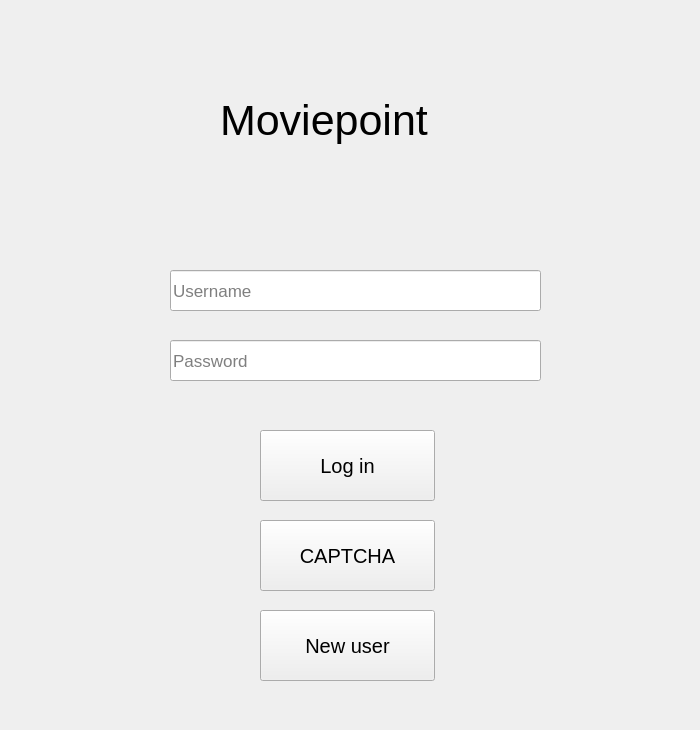
<?xml version="1.0" encoding="UTF-8"?>
<ui version="4.0">
 <class>Log_in_page</class>
 <widget class="QWidget" name="Log_in_page">
  <property name="geometry">
   <rect>
    <x>0</x>
    <y>0</y>
    <width>700</width>
    <height>730</height>
   </rect>
  </property>
  <property name="font">
   <font>
    <pointsize>15</pointsize>
    <weight>50</weight>
    <bold>false</bold>
   </font>
  </property>
  <property name="windowTitle">
   <string>Form</string>
  </property>
  <widget class="QLabel" name="title">
   <property name="geometry">
    <rect>
     <x>220</x>
     <y>90</y>
     <width>251</width>
     <height>61</height>
    </rect>
   </property>
   <property name="font">
    <font>
     <pointsize>32</pointsize>
    </font>
   </property>
   <property name="text">
    <string>Moviepoint</string>
   </property>
  </widget>
  <widget class="QLineEdit" name="User_name_input">
   <property name="geometry">
    <rect>
     <x>170</x>
     <y>270</y>
     <width>371</width>
     <height>41</height>
    </rect>
   </property>
   <property name="font">
    <font>
     <pointsize>13</pointsize>
    </font>
   </property>
   <property name="placeholderText">
    <string>Username</string>
   </property>
  </widget>
  <widget class="QLineEdit" name="Password_input">
   <property name="geometry">
    <rect>
     <x>170</x>
     <y>340</y>
     <width>371</width>
     <height>41</height>
    </rect>
   </property>
   <property name="font">
    <font>
     <pointsize>13</pointsize>
    </font>
   </property>
   <property name="placeholderText">
    <string>Password</string>
   </property>
  </widget>
  <widget class="QPushButton" name="Log_in_button">
   <property name="geometry">
    <rect>
     <x>260</x>
     <y>430</y>
     <width>175</width>
     <height>71</height>
    </rect>
   </property>
   <property name="font">
    <font>
     <pointsize>15</pointsize>
    </font>
   </property>
   <property name="text">
    <string>Log in</string>
   </property>
  </widget>
  <widget class="QPushButton" name="CAPTCHA_button">
   <property name="geometry">
    <rect>
     <x>260</x>
     <y>520</y>
     <width>175</width>
     <height>71</height>
    </rect>
   </property>
   <property name="font">
    <font>
     <pointsize>15</pointsize>
    </font>
   </property>
   <property name="text">
    <string>CAPTCHA</string>
   </property>
  </widget>
  <widget class="QPushButton" name="New_user_button">
   <property name="geometry">
    <rect>
     <x>260</x>
     <y>610</y>
     <width>175</width>
     <height>71</height>
    </rect>
   </property>
   <property name="text">
    <string>New user</string>
   </property>
  </widget>
 </widget>
 <resources/>
 <connections/>
</ui>
